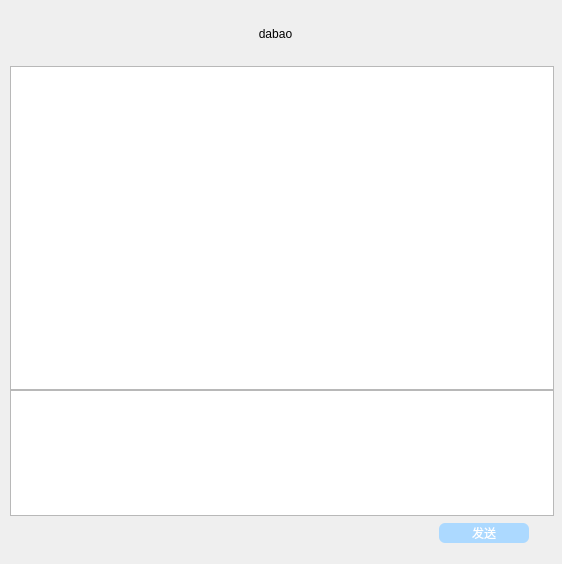
<?xml version="1.0" encoding="UTF-8"?>
<ui version="4.0">
 <class>chat</class>
 <widget class="QWidget" name="chat">
  <property name="geometry">
   <rect>
    <x>0</x>
    <y>0</y>
    <width>562</width>
    <height>564</height>
   </rect>
  </property>
  <property name="windowTitle">
   <string>Form</string>
  </property>
  <property name="styleSheet">
   <string notr="true">
QPushButton{
	color: rgb(255, 255, 255);
border-radius:6px;     
	background-color: rgb(172, 217, 255);
}
QPushButton:pressed
{
	background-color: rgb(240, 213, 255);
}
</string>
  </property>
  <widget class="QFrame" name="title">
   <property name="geometry">
    <rect>
     <x>10</x>
     <y>6</y>
     <width>171</width>
     <height>60</height>
    </rect>
   </property>
   <property name="minimumSize">
    <size>
     <width>0</width>
     <height>60</height>
    </size>
   </property>
   <property name="maximumSize">
    <size>
     <width>16777215</width>
     <height>60</height>
    </size>
   </property>
   <layout class="QHBoxLayout" name="horizontalLayout">
    <property name="spacing">
     <number>0</number>
    </property>
    <property name="leftMargin">
     <number>0</number>
    </property>
    <property name="topMargin">
     <number>0</number>
    </property>
    <property name="rightMargin">
     <number>0</number>
    </property>
    <property name="bottomMargin">
     <number>0</number>
    </property>
    <item>
     <widget class="QWidget" name="widget" native="true">
      <property name="minimumSize">
       <size>
        <width>30</width>
        <height>30</height>
       </size>
      </property>
      <property name="maximumSize">
       <size>
        <width>140</width>
        <height>16777215</height>
       </size>
      </property>
      <layout class="QGridLayout" name="gridLayout_4">
       <property name="leftMargin">
        <number>0</number>
       </property>
       <property name="topMargin">
        <number>0</number>
       </property>
       <property name="rightMargin">
        <number>0</number>
       </property>
       <property name="bottomMargin">
        <number>0</number>
       </property>
       <property name="spacing">
        <number>0</number>
       </property>
      </layout>
     </widget>
    </item>
   </layout>
  </widget>
  <widget class="QTextBrowser" name="messageList">
   <property name="geometry">
    <rect>
     <x>10</x>
     <y>66</y>
     <width>544</width>
     <height>324</height>
    </rect>
   </property>
  </widget>
  <widget class="QWidget" name="widget_3" native="true">
   <property name="geometry">
    <rect>
     <x>555</x>
     <y>293</y>
     <width>140</width>
     <height>30</height>
    </rect>
   </property>
   <property name="minimumSize">
    <size>
     <width>140</width>
     <height>0</height>
    </size>
   </property>
   <property name="maximumSize">
    <size>
     <width>30</width>
     <height>30</height>
    </size>
   </property>
  </widget>
  <widget class="QFrame" name="inputbg">
   <property name="geometry">
    <rect>
     <x>10</x>
     <y>390</y>
     <width>544</width>
     <height>161</height>
    </rect>
   </property>
   <property name="minimumSize">
    <size>
     <width>0</width>
     <height>161</height>
    </size>
   </property>
   <property name="maximumSize">
    <size>
     <width>16777215</width>
     <height>161</height>
    </size>
   </property>
   <property name="styleSheet">
    <string notr="true"/>
   </property>
   <layout class="QGridLayout" name="gridLayout">
    <property name="leftMargin">
     <number>0</number>
    </property>
    <property name="topMargin">
     <number>0</number>
    </property>
    <property name="rightMargin">
     <number>0</number>
    </property>
    <property name="bottomMargin">
     <number>0</number>
    </property>
    <property name="spacing">
     <number>0</number>
    </property>
    <item row="0" column="0">
     <widget class="QTextEdit" name="inputField">
      <property name="styleSheet">
       <string notr="true"/>
      </property>
     </widget>
    </item>
    <item row="1" column="0">
     <widget class="QWidget" name="input" native="true">
      <property name="minimumSize">
       <size>
        <width>0</width>
        <height>35</height>
       </size>
      </property>
      <property name="styleSheet">
       <string notr="true"/>
      </property>
      <layout class="QGridLayout" name="gridLayout_3">
       <property name="leftMargin">
        <number>0</number>
       </property>
       <property name="topMargin">
        <number>0</number>
       </property>
       <property name="rightMargin">
        <number>25</number>
       </property>
       <property name="bottomMargin">
        <number>0</number>
       </property>
       <property name="horizontalSpacing">
        <number>25</number>
       </property>
       <property name="verticalSpacing">
        <number>0</number>
       </property>
       <item row="0" column="0">
        <spacer name="horizontalSpacer">
         <property name="orientation">
          <enum>Qt::Horizontal</enum>
         </property>
         <property name="sizeHint" stdset="0">
          <size>
           <width>40</width>
           <height>20</height>
          </size>
         </property>
        </spacer>
       </item>
       <item row="0" column="1">
        <widget class="QPushButton" name="sendButton">
         <property name="minimumSize">
          <size>
           <width>90</width>
           <height>20</height>
          </size>
         </property>
         <property name="maximumSize">
          <size>
           <width>90</width>
           <height>20</height>
          </size>
         </property>
         <property name="text">
          <string>发送</string>
         </property>
        </widget>
       </item>
      </layout>
     </widget>
    </item>
   </layout>
  </widget>
  <widget class="QLabel" name="lb_name">
   <property name="geometry">
    <rect>
     <x>190</x>
     <y>10</y>
     <width>171</width>
     <height>48</height>
    </rect>
   </property>
   <property name="text">
    <string>dabao</string>
   </property>
   <property name="alignment">
    <set>Qt::AlignCenter</set>
   </property>
  </widget>
 </widget>
 <resources/>
 <connections/>
</ui>
